Frame 1 (no input): blank canvas, image omitted
Frame 60 (no input): blank canvas, image omitted
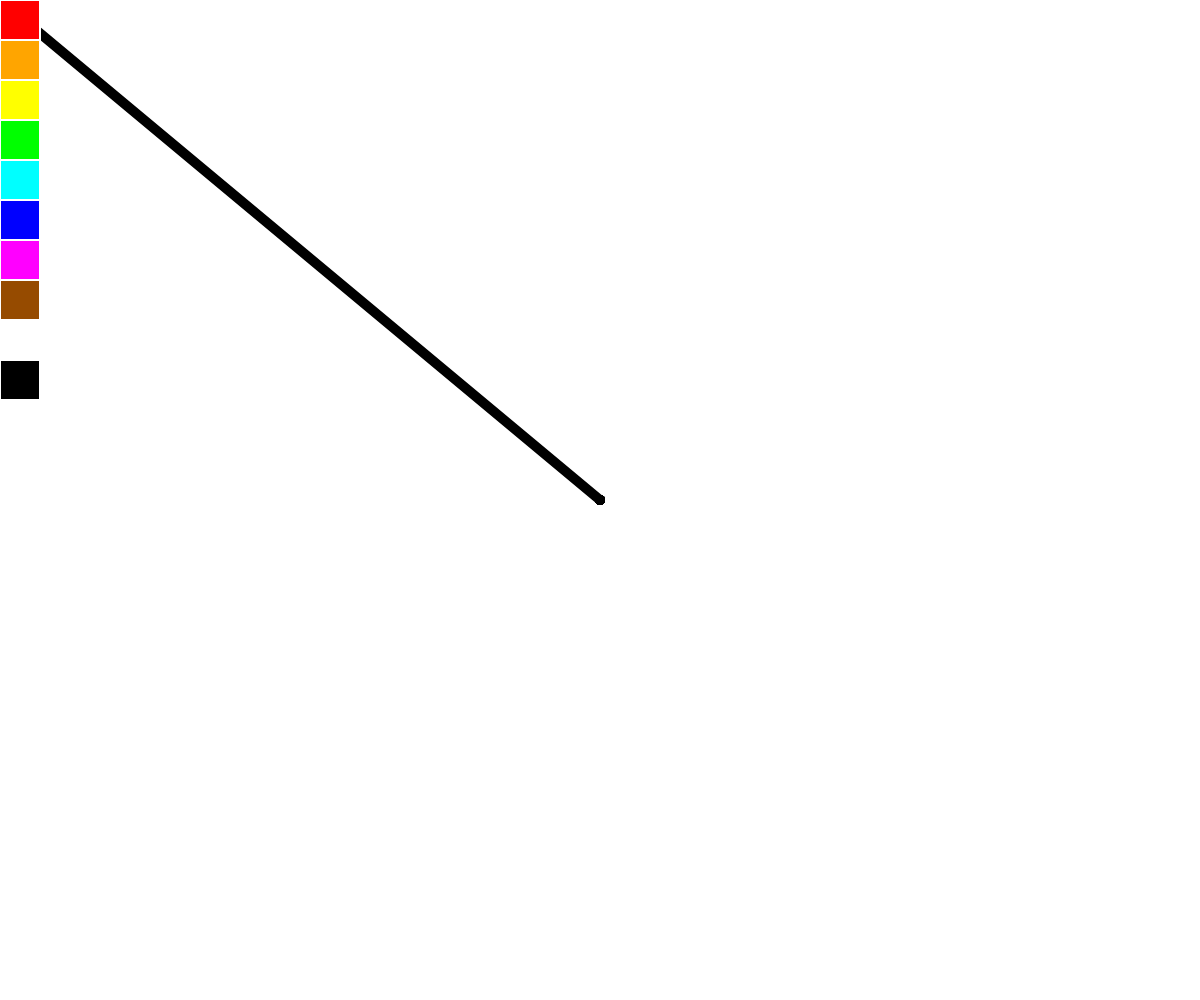
Frame 120 (the mouse pressed at the canvas centre since frame 60)

The p5.js sketch whose frames 1 and 60 were blank and that drew this single picture after the mouse press (run headless with seeded random() and noise() and a simulated clock; from frame 60 on, the mouse is pressed at the canvas centre):

// p5.js sketch
// ── sketch.js
let red = '#FF0000';
let orange = '#FFA500';
let yellow = '#FFFF00';
let green = '#00FF00';
let cyan = '#00FFFF';
let blue = '#0000FF';
let magneta = '#FF00FF';
let brown = '#964B00';
let white = '#FFFFFF';
let black = '#000000';
let yourColor = 0;

function setup() {
  createCanvas(windowWidth, windowHeight);
}

function draw() {
  stroke(255);
  strokeWeight(2);
  fill(red);
  square(0, 0, 40);
  fill(orange);
  square(0, 40, 40);
  fill(yellow);
  square(0, 80, 40);
  fill(green);
  square(0, 120, 40);
  fill(cyan);
  square(0, 160, 40);
  fill(blue);
  square(0, 200, 40);
  fill(magneta);
  square(0, 240, 40);
  fill(brown);
  square(0, 280, 40);
  fill(white);
  square(0, 320, 40);
  fill(black);
  square(0, 360, 40);

  if(mouseIsPressed) {
    if(mouseX <= 40 && mouseY <= 400) {
      pickingColor();
    }
    else {
      stroke(yourColor);
      strokeWeight(10);
      line(pmouseX, pmouseY, mouseX, mouseY);
      console.log(mouseX, mouseY);
    }
  }
}

function pickingColor() {
  if(mouseY <= 40 && mouseX <= 40) {
    yourColor = red;
  }
  else if((mouseY <= 80 && mouseY > 40) && mouseX <= 40) {
    yourColor = orange;
  }
  else if((mouseY <= 120 && mouseY > 80) && mouseX <= 40) {
    yourColor = yellow;
  }
  else if((mouseY <= 160 && mouseY > 120) && mouseX <= 40) {
    yourColor = green;
  }
  else if((mouseY <= 200 && mouseY > 160) && mouseX <= 40) {
    yourColor = cyan;
  }
  else if((mouseY <= 240 && mouseY > 200) && mouseX <= 40) {
    yourColor = blue;
  }
  else if((mouseY <= 280 && mouseY > 240) && mouseX <= 40) {
    yourColor = magneta;
  }
  else if((mouseY <= 320 && mouseY > 280) && mouseX <= 40) {
    yourColor = brown;
  }
  else if((mouseY <= 360 && mouseY > 320) && mouseX <= 40) {
    yourColor = white;
  }
  else if((mouseY <= 400 && mouseY > 360) && mouseX <= 40) {
    yourColor = black;
  }
}
